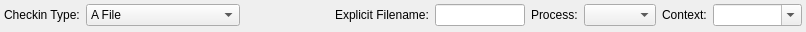
<?xml version="1.0" encoding="UTF-8"?>
<ui version="4.0">
 <class>fastControls</class>
 <widget class="QWidget" name="fastControls">
  <property name="geometry">
   <rect>
    <x>0</x>
    <y>0</y>
    <width>806</width>
    <height>30</height>
   </rect>
  </property>
  <property name="windowTitle">
   <string>Form</string>
  </property>
  <layout class="QHBoxLayout" name="horizontalLayout" stretch="0,0,1,0,1,0,0,0,1">
   <property name="leftMargin">
    <number>4</number>
   </property>
   <property name="topMargin">
    <number>4</number>
   </property>
   <property name="rightMargin">
    <number>4</number>
   </property>
   <property name="bottomMargin">
    <number>6</number>
   </property>
   <item>
    <widget class="QLabel" name="checkinTypeLabel">
     <property name="text">
      <string>Checkin Type:</string>
     </property>
     <property name="textFormat">
      <enum>Qt::PlainText</enum>
     </property>
    </widget>
   </item>
   <item>
    <widget class="QComboBox" name="checkinTypeComboBox">
     <item>
      <property name="text">
       <string>A File</string>
      </property>
     </item>
     <item>
      <property name="text">
       <string>A Sequence</string>
      </property>
     </item>
     <item>
      <property name="text">
       <string>A Directory</string>
      </property>
     </item>
     <item>
      <property name="text">
       <string>Miltiple Individual Files</string>
      </property>
     </item>
     <item>
      <property name="text">
       <string>Work Area</string>
      </property>
     </item>
    </widget>
   </item>
   <item>
    <spacer name="horizontalSpacer_2">
     <property name="orientation">
      <enum>Qt::Horizontal</enum>
     </property>
     <property name="sizeType">
      <enum>QSizePolicy::Preferred</enum>
     </property>
     <property name="sizeHint" stdset="0">
      <size>
       <width>40</width>
       <height>20</height>
      </size>
     </property>
    </spacer>
   </item>
   <item>
    <widget class="QLabel" name="explicitFilenameLabel">
     <property name="text">
      <string>Explicit Filename:</string>
     </property>
    </widget>
   </item>
   <item>
    <widget class="QLineEdit" name="explicitFilenameLineEdit"/>
   </item>
   <item>
    <widget class="QLabel" name="processLabel">
     <property name="text">
      <string>Process:</string>
     </property>
    </widget>
   </item>
   <item>
    <widget class="QComboBox" name="processComboBox"/>
   </item>
   <item>
    <widget class="QLabel" name="contextLabel">
     <property name="text">
      <string>Context:</string>
     </property>
     <property name="textFormat">
      <enum>Qt::PlainText</enum>
     </property>
    </widget>
   </item>
   <item>
    <widget class="QComboBox" name="contextComboBox">
     <property name="editable">
      <bool>true</bool>
     </property>
     <property name="insertPolicy">
      <enum>QComboBox::NoInsert</enum>
     </property>
    </widget>
   </item>
  </layout>
 </widget>
 <resources/>
 <connections/>
</ui>
